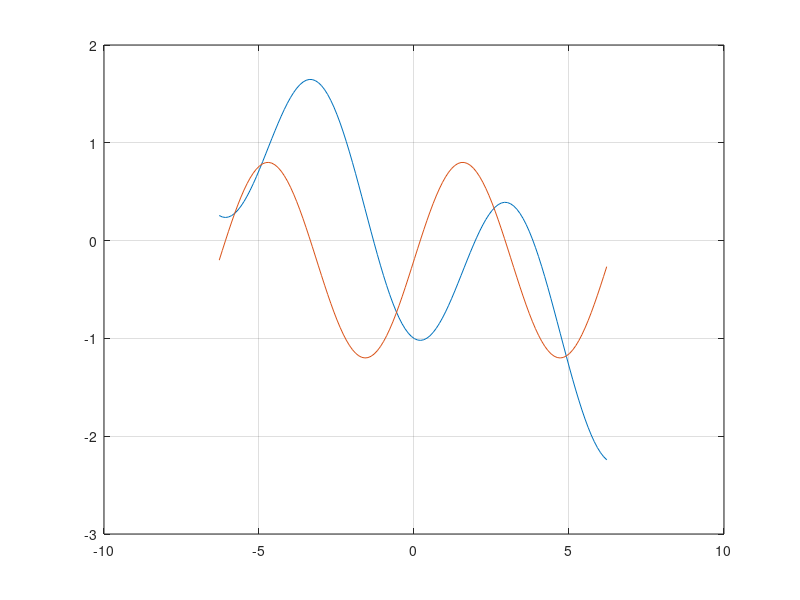

Source code (MATLAB):
F = @(x)(-(cos(x)+(x/5)))
F_prim = @(x)(sin(x) - 1/5);

x = [-2*pi:0.1:2*pi]
y = F(x);
y_prim = F_prim(x);
plot(x, y);
hold
plot(x, y_prim);
grid
shg